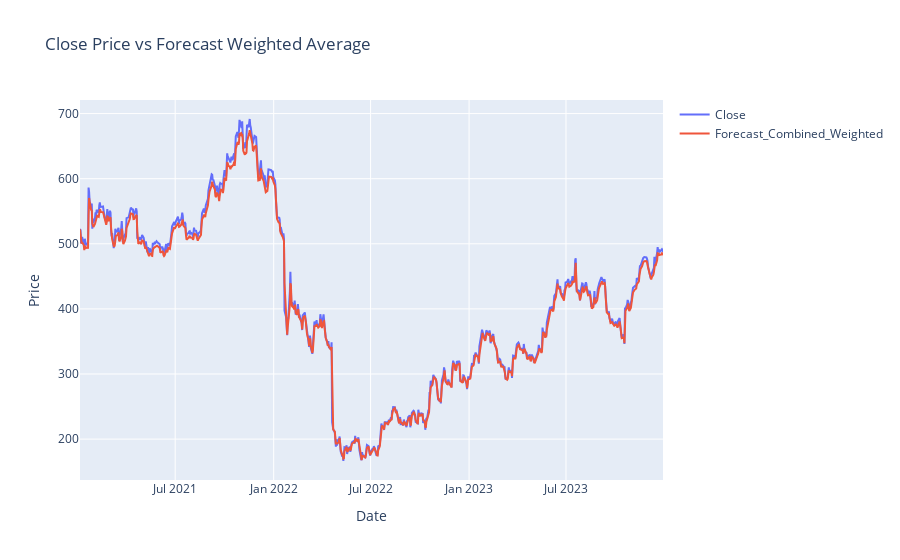

The notebook cell this image was saved under:
### Code cell
fig = go.Figure()
fig.add_trace(go.Scatter(x=df_valid.Date,y=df_valid.Close,name='Close'))
fig.add_trace(go.Scatter(x=df_valid.Date,y=combined_predictions,name='Forecast_Combined_Weighted'))
fig.update_layout(
    title='Close Price vs Forecast Weighted Average',
    xaxis_title='Date',
    yaxis_title='Price'
)
fig.show()

### Figure 1 — Plotly figure (JSON) as saved in the notebook; plotly's stock layout.template omitted (floating-point values rounded to 4 significant figures; data arrays with more than 128 entries replaced by an {"elided": "..."} marker saying what was removed)
{"data": [{"name": "Close", "type": "scatter", "x": {"elided": "753 str values"}, "y": {"elided": "753 float values"}}, {"name": "Forecast_Combined_Weighted", "type": "scatter", "x": {"elided": "753 str values"}, "y": {"elided": "753 float values"}}], "layout": {"autosize": true, "title": {"text": "Close Price vs Forecast Weighted Average"}, "xaxis": {"autorange": true, "range": ["2021-01-04 05:00", "2023-12-29 05:00"], "title": {"text": "Date"}, "type": "date"}, "yaxis": {"autorange": true, "range": [137.2, 720.9], "title": {"text": "Price"}, "type": "linear"}}}
